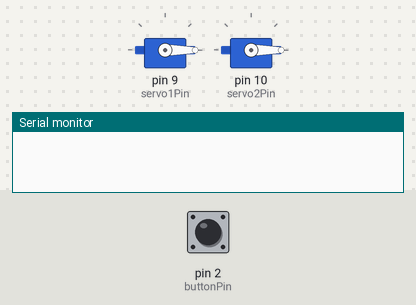
Bench run of a sketch on a simulated Arduino Uno, built with avr-gcc and run on an emulated ATmega328P. Shown: 2 × servo, the last lines printed to the serial monitor. Inputs (shaded band) come from the test bench; at power-on: pin 2 (buttonPin) HIGH. The local clock reads 2024-03-15 10:24:30 at power-on unless the sketch sets it.

Above: at 1.2 s.
1.3 s: pin 2 (buttonPin) pulled LOW for 0.15 s
At 2.1 s:
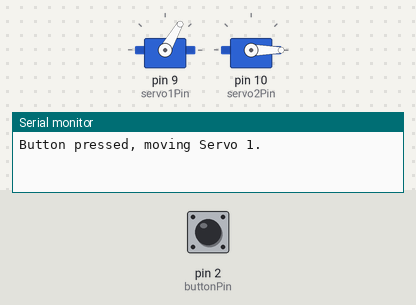
3.8 s: pin 2 (buttonPin) pulled LOW for 1 s
At 4.3 s:
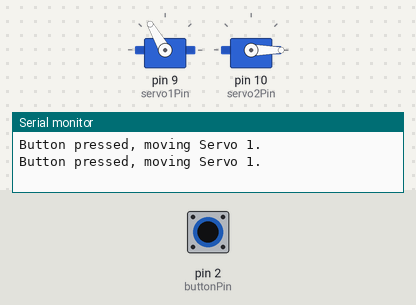
6.3 s: pin 2 (buttonPin) pulled LOW for 0.15 s
At 7.1 s:
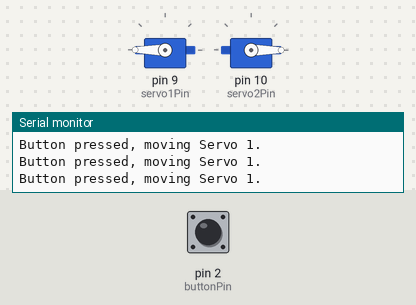
Timing chart, 0 to 9.3 s (numbered marks = the images above; inputs shaded):
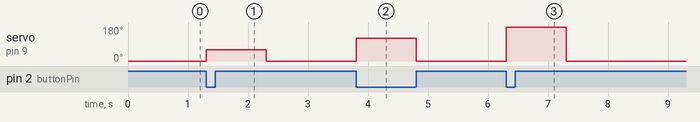

Measured:
- after the input at 1.3 s, servo on pin 9 (servo1Pin): 0° → 60° at once, → 0° 1.0 s later
- after the input at 3.8 s, servo on pin 9 (servo1Pin): 0° → 120° at once, → 0° 1.0 s later
- after the input at 6.3 s, servo on pin 9 (servo1Pin): 0° → 180° at once, → 0° 1.0 s later

The sketch:

survo.ino
```cpp
#include <Servo.h>    // Servo library
#include <Wire.h>     // I2C communication for RTC
#include "RTClib.h"   // RTC library

// Servo objects
Servo servo1; // Push Button Controlled
Servo servo2; // RTC Controlled

// RTC object
RTC_DS3231 rtc;

// Pin definitions
#define servo1Pin 9   // Servo 1 (Push Button)
#define servo2Pin 10  // Servo 2 (RTC Controlled)
#define buttonPin 2   // Push Button

// Variables for button-controlled servo
bool buttonState = false;
bool lastButtonState = false;

// Variables for RTC-controlled servo
int triggerHour1 = 17;    // First trigger hour
int triggerMinute1 = 10;  // First trigger minute
int triggerHour2 = 17;    // Second trigger hour
int triggerMinute2 = 12;  // Second trigger minute
int triggerHour3 = 17;    // Third trigger hour
int triggerMinute3 = 13;  // Third trigger minute
int COUNT1 = 1;
int COUNT2 = 1;

void setup() {
  Serial.begin(9600);

  // Attach servos
  servo1.attach(servo1Pin);
  servo2.attach(servo2Pin);

  // Initialize servo positions
  servo1.write(0);
  servo2.write(0);

  // Initialize button pin
  pinMode(buttonPin, INPUT_PULLUP); // Use internal pull-up resistor

  // Initialize RTC
  if (!rtc.begin()) {
    Serial.println("Couldn't find RTC!");
    while (1); // Halt the program if RTC is not found
  }

  // Uncomment this line to set RTC time to the compile time
  // rtc.adjust(DateTime(F(__DATE__), F(__TIME__)));
}

void loop() {
  // Handle the push button-controlled servo
  handleButtonServo();

  // Handle the RTC-controlled servo
  handleTimeServo();
}

void handleButtonServo() {
  // Read the button state
  buttonState = digitalRead(buttonPin) == LOW; // Button is active LOW

  // Check if the button state has changed
  if (buttonState && !lastButtonState) {
    Serial.println("Button pressed, moving Servo 1.");
    servo1.write(60 * COUNT1); // Move Servo 1 in increments of 60 degrees
    delay(1000);               // Hold for 1 second
    servo1.write(0);           // Reset to 0 degrees
    delay(1000);
    COUNT1++;
    if (COUNT1 > 3) COUNT1 = 1; // Reset after 180 degrees
  }

  // Update last button state
  lastButtonState = buttonState;
}

void handleTimeServo() {
  // Get the current time
  DateTime now = rtc.now();

  // Trigger Servo 2 based on specific times
  if ((now.hour() == triggerHour1 && now.minute() == triggerMinute1 && now.second() == 0) ||
      (now.hour() == triggerHour2 && now.minute() == triggerMinute2 && now.second() == 0) ||
      (now.hour() == triggerHour3 && now.minute() == triggerMinute3 && now.second() == 0)) {
    Serial.println("Time event triggered, moving Servo 2.");
    servo2.write(60 * COUNT2); // Move Servo 2 in increments of 60 degrees
    delay(1000);               // Hold for 1 second
    servo2.write(0);           // Reset to 0 degrees
    delay(1000);
    COUNT2++;
    if (COUNT2 > 3) COUNT2 = 1; // Reset after 180 degrees
  }
}
```
